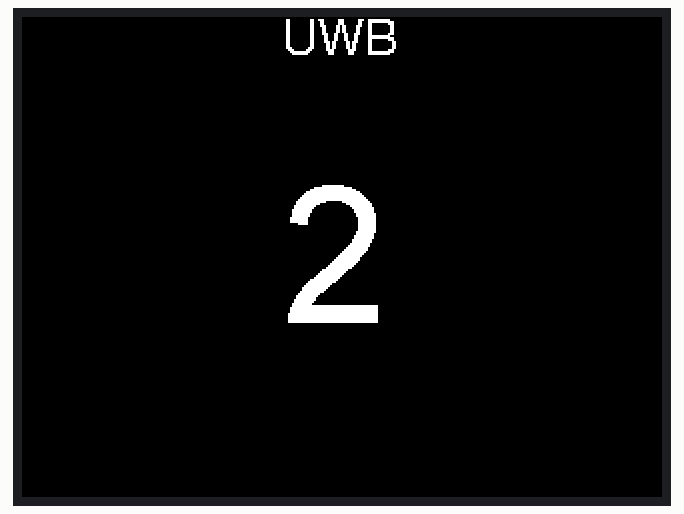
This sketch was run on a simulated ESP32. On the bench: 320×240 colour display. The modem accepts every AT command (registered, SIM ready, sends succeed) and sends nothing else.

Above: at 1.6 s.

The sketch:

M5andDW1000_distance_anchor_2.ino
```cpp
//#include <M5Stack.h>
#include <M5Core2.h>
String DATA = " ";  //Used to store distance data .
int UWB_MODE = 1;   //Used to set UWB mode .

int UWB_B_NUMBER = 2;

hw_timer_t *timer = NULL;
int timer_flag = 0;
int base_flag = 0;
uint32_t timer_data = 0;
static void IRAM_ATTR Timer0_CallBack(void);

//Data display.
void UWB_display(){
    if (UWB_B_NUMBER == 1){
      M5.Lcd.drawString(DATA, 60, 90, 4);//Prompt information  (Base station 0 only)
    }
}

//UI display
void UWB_ui_display() {
  M5.Lcd.drawString("UWB", 130, 0, 4); //UI
  M5.Lcd.drawString(String(UWB_B_NUMBER), 130, 80, 8);


}
//  Display and data clear.
void UWB_clear() {
  if (Serial2.available()){
    delay(3);
    DATA = Serial2.readString();
  }
  DATA = "";
  timer_flag = 0;
  timer_data = 0;
  M5.Lcd.fillRect(0, 50, 340, 150, BLACK);
}
//Read UART data
void UWB_readString(){

  if (timer_data == 0 || timer_data > 70){   //Indicates successful or lost connection with Tag
    if (Serial2.available()){
      delay(2);
      DATA = Serial2.readString();
      DATA = "set up successfully!";
      timer_data = 1;
      timer_flag = 1;
    }
    else if (timer_data > 0 && Serial2.available() == 0 ){
      DATA = "Can't find the tag!!!";
      timer_flag = 0;
    }
  }
}

//AT command
void UWB_setupmode(){

    for (int b = 0; b < 2; b++)
    {
      delay(50);
      Serial2.write("AT+anchor_tag=1,");      //Set the base station
      Serial2.print(UWB_B_NUMBER);            //UWB_B_NUMBER is base station ID0~ID3
      Serial2.write("\r\n");
      delay(1);
      delay(50);
      if (b == 0) {
        Serial2.write("AT+RST\r\n");
      }
    }
    UWB_clear();
}


void UWB_Timer()
{
  timer = timerBegin(0, 80, true);              //Timer setting
  timerAttachInterrupt(timer, Timer0_CallBack, true);
  timerAlarmWrite(timer, 1000000, true);
  timerAlarmEnable(timer);
}

static void IRAM_ATTR Timer0_CallBack(void)      //Timer function
{
  if (timer_flag == 1)
  {
    timer_data++;
    if (timer_data == 4294967280)
    {
      timer_data = 1;
    }
  }
  else
  {
    timer_data = 0;
  }
}

void setup()
{
  M5.begin();
  Serial2.begin(115200);
  delay(100);
  UWB_Timer();
  UWB_setupmode();
  UWB_ui_display();
}

void loop()
{
  M5.update();
  UWB_readString();

}
```
